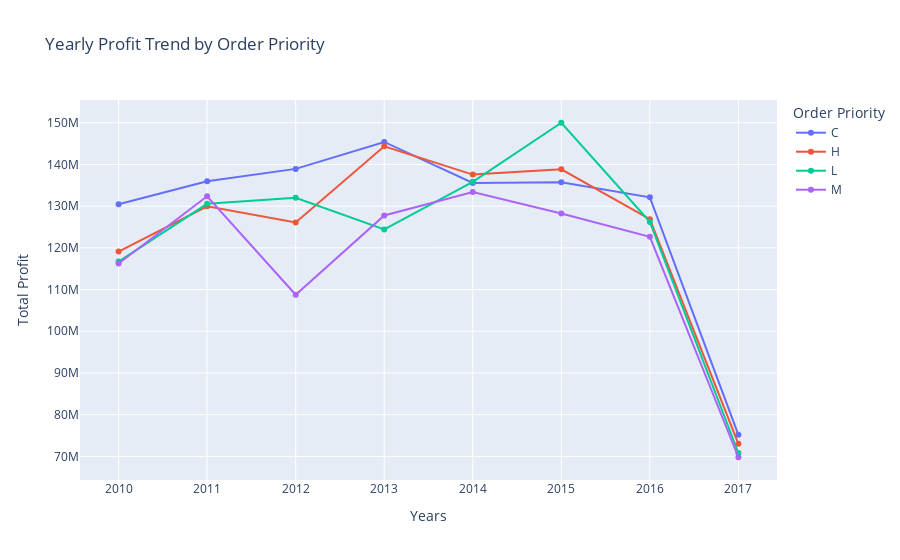

This figure's notebook cell:
### Code cell
yearly_priority_profit = sales.groupby(["order_year", "Order Priority"])["Total Profit"].sum().reset_index()

fig = px.line(
    yearly_priority_profit,
    x="order_year",
    y="Total Profit",
    color="Order Priority",
    title="Yearly Profit Trend by Order Priority",
    markers=True,
    # labels='Units Sold'
)
fig.update_layout(xaxis_title="Years", yaxis_title="Total Profit")
fig.show()

### Figure 1 — Plotly figure (JSON) as saved in the notebook; plotly's stock layout.template omitted (floating-point values rounded to 4 significant figures)
{"data": [{"hovertemplate": "Order Priority=C<br>order_year=%{x}<br>Total Profit=%{y}<extra></extra>", "legendgroup": "C", "line": {"color": "#636efa", "dash": "solid"}, "marker": {"symbol": "circle"}, "mode": "lines+markers", "name": "C", "orientation": "v", "showlegend": true, "type": "scatter", "x": [2010, 2011, 2012, 2013, 2014, 2015, 2016, 2017], "xaxis": "x", "y": [130400000.0, 136000000.0, 138900000.0, 145400000.0, 135600000.0, 135700000.0, 132100000.0, 75170000.0], "yaxis": "y"}, {"hovertemplate": "Order Priority=H<br>order_year=%{x}<br>Total Profit=%{y}<extra></extra>", "legendgroup": "H", "line": {"color": "#EF553B", "dash": "solid"}, "marker": {"symbol": "circle"}, "mode": "lines+markers", "name": "H", "orientation": "v", "showlegend": true, "type": "scatter", "x": [2010, 2011, 2012, 2013, 2014, 2015, 2016, 2017], "xaxis": "x", "y": [119100000.0, 130000000.0, 126100000.0, 144300000.0, 137600000.0, 138800000.0, 126900000.0, 73000000.0], "yaxis": "y"}, {"hovertemplate": "Order Priority=L<br>order_year=%{x}<br>Total Profit=%{y}<extra></extra>", "legendgroup": "L", "line": {"color": "#00cc96", "dash": "solid"}, "marker": {"symbol": "circle"}, "mode": "lines+markers", "name": "L", "orientation": "v", "showlegend": true, "type": "scatter", "x": [2010, 2011, 2012, 2013, 2014, 2015, 2016, 2017], "xaxis": "x", "y": [116700000.0, 130600000.0, 132000000.0, 124400000.0, 135800000.0, 150000000.0, 126200000.0, 70810000.0], "yaxis": "y"}, {"hovertemplate": "Order Priority=M<br>order_year=%{x}<br>Total Profit=%{y}<extra></extra>", "legendgroup": "M", "line": {"color": "#ab63fa", "dash": "solid"}, "marker": {"symbol": "circle"}, "mode": "lines+markers", "name": "M", "orientation": "v", "showlegend": true, "type": "scatter", "x": [2010, 2011, 2012, 2013, 2014, 2015, 2016, 2017], "xaxis": "x", "y": [116200000.0, 132400000.0, 108800000.0, 127800000.0, 133400000.0, 128300000.0, 122700000.0, 69790000.0], "yaxis": "y"}], "layout": {"legend": {"title": {"text": "Order Priority"}, "tracegroupgap": 0}, "title": {"text": "Yearly Profit Trend by Order Priority"}, "xaxis": {"anchor": "y", "domain": [0, 1], "title": {"text": "Years"}}, "yaxis": {"anchor": "x", "domain": [0, 1], "title": {"text": "Total Profit"}}}}
